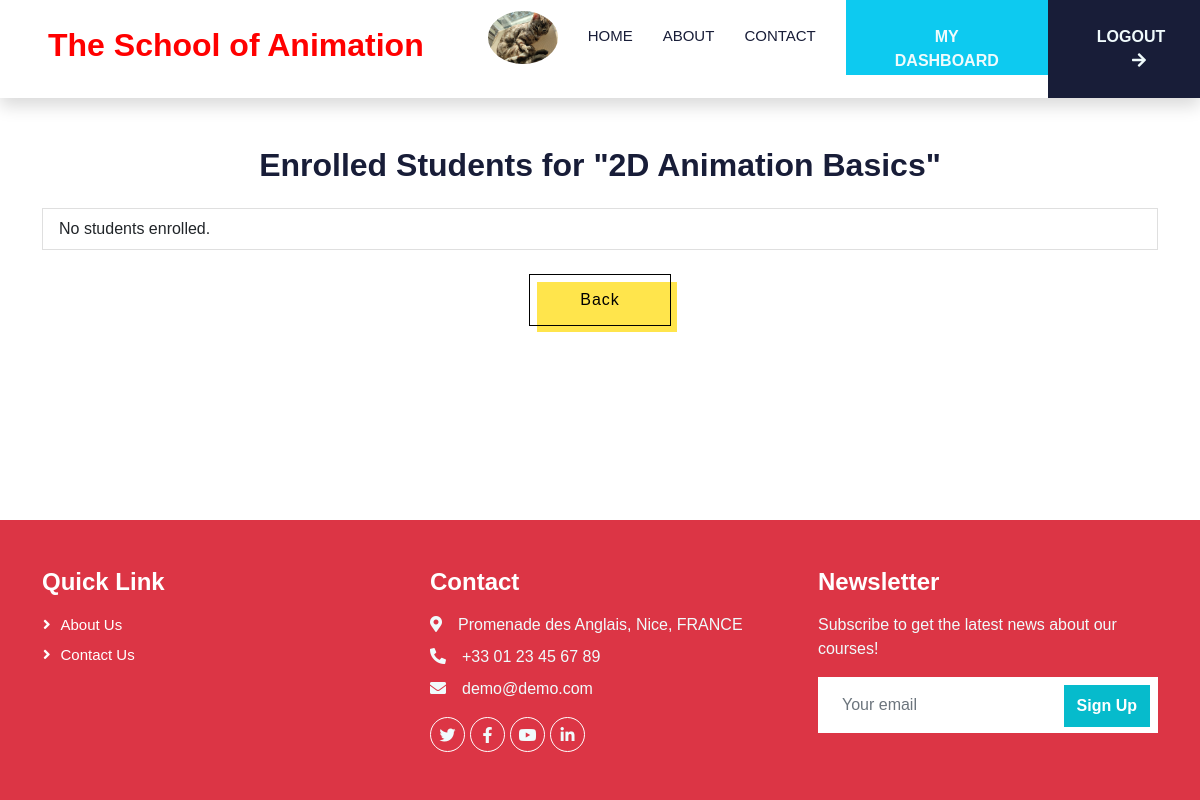
Screenshot of /course/1/students/ (signed in) with the database file from the repository.
### users/models.py (models this page shows)
class User(AbstractUser):
    first_name = models.CharField(max_length=30)
    last_name = models.CharField(max_length=30)
    email = models.EmailField(unique=True)
    is_student = models.BooleanField('student',default=False)
    is_teacher = models.BooleanField('teacher',default=False)
    avatar = models.ImageField(upload_to='avatar/')

### elearning/models.py (models this page shows, shortened)
class Course(models.Model):
    title = models.CharField(max_length=100)
    description = models.TextField()
    instructor = models.ForeignKey(settings.AUTH_USER_MODEL, on_delete=models.CASCADE, related_name='courses_taught')
    pdf_material = models.FileField(upload_to='course_materials/pdf', blank=True, null=True)
    video_material = models.FileField(upload_to='course_materials/videos', blank=True, null=True)
    image_material = models.ImageField(upload_to='course_materials/images', blank=True, null=True)

### elearning/views.py (the view)
# urls.py: path('course/<int:course_id>/students/', views.course_students, name='course_students'),
@user_passes_test(is_teacher)
def course_students(request, course_id):
    course = get_object_or_404(Course, id=course_id)
    enrolled_students = Enrollment.objects.filter(course=course).select_related('student')
    return render(request, 'elearning/course_students.html', {'course': course, 'enrolled_students': enrolled_students})

### elearning/views.py (called while the page is built)
def is_teacher(user):
    return user.is_teacher

### templates/elearning/course_students.html (shortened to what this page needs)
{% extends 'staticpages/base.html' %}
{% load static %}
{% block body %}
<main class="container mt-5">
    <h2 class="text-center mb-4">Enrolled Students for "{{ course.title }}"</h2>
    <ul class="list-group">
        {% for enrollment in enrolled_students %}
            <li class="list-group-item d-flex justify-content-between align-items-center">
                <span>{{ enrollment.student.first_name }} {{ enrollment.student.last_name }}</span>
                <form action="{% url 'remove_student' course_id=enrollment.course_id student_id=enrollment.student_id %}" method="post">
                    {% csrf_token %}
                    <button type="submit" class="btn btn-danger">Remove</button>
                </form>
            </li>
        {% empty %}
            <li class="list-group-item">No students enrolled.</li>
        {% endfor %}
    </ul>
    <div class="text-center mt-4">
        <button type="submit" class="button-52" role="button"><a href="{% url 'courses_list' %}" style="color: black";>Back</a></button>
    </div>
</main>
{% endblock %}

### templates/staticpages/base.html (shortened to what this page needs)
{% load static %}
<!DOCTYPE html>
<html lang="en" dir="ltr">
    <head>
        <link href="https://cdnjs.cloudflare.com/ajax/libs/font-awesome/5.10.0/css/all.min.css" rel="stylesheet">
        <link href="{% static 'css/bootstrap.min.css' %}" rel="stylesheet">
        <link href="{% static 'css/custom.css' %}" rel="stylesheet">
        <link href="{% static 'css/style.css' %}" rel="stylesheet">
        <link href="{% static 'css/buttons.css' %}" rel="stylesheet">
    </head>
    <body class="d-flex flex-column min-vh-100">
        <nav class="navbar navbar-expand-lg custom-red navbar-light shadow sticky-top p-0">
            <a href="{% url 'homepage' %}" class="navbar-brand d-flex align-items-center px-4 px-lg-5">
                <h2 class="white-text">The School of Animation</h2>
            </a>
            <div class="navbar-collapse">
                <div class="navbar-nav ms-auto p-4 p-lg-0">
                    {% if user.is_authenticated %}
                    <ul class="navbar-nav ml-auto">
                        <li class="nav-link navbar-brand d-flex align-items-center">
                            <a href="{% url 'view_profile' %}">
                                {% if user.avatar %}
                                    <img src="{{ user.avatar.url }}" class="rounded-circle" width="70">
                                {% else %}
                                    <img src="{% static 'images/cat.png' %}" class="rounded-circle" width="70">
                                {% endif %}
                            </a>
                        </li>
                    </ul>
                    {% endif %}
                    <a class="nav-link" href="{% url 'homepage' %}">Home</a>
                    <a class="nav-link" href="{% url 'about' %}">About</a>
                    <a class="nav-link" href="{% url 'contact' %}">Contact</a>
                    {% if user.is_authenticated and user.is_teacher%}
                    <a class="btn bg-info text-light py-4 px-lg-5 d-none d-lg-block" href="{% url 'dashboard_teacher' %}">MY DASHBOARD</a>
                    {% endif %}
                    {% if user.is_authenticated %}
                    <form action="{% url 'logout' %}" method="post">
                        <button type="submit" class="btn bg-dark text-light py-4 px-lg-5 d-none d-lg-block">LOGOUT<i class="fa fa-arrow-right ms-3"></i></button>
                    </form>
                    {% else %}
                    <a href="{% url 'login' %}" class="btn bg-warning text-black py-4 px-lg-5 d-none d-lg-block">LOGIN<i class="fa fa-arrow-right ms-3"></i></a>
                    <a href="{% url 'register' %}" class="btn bg-success text-light py-4 px-lg-5 d-none d-lg-block">REGISTER<i class="fa fa-arrow-right ms-3"></i></a>
                    {% endif %}
                </div>
            </div>
        </nav>
        {% block body %}
        {% endblock %}
        <footer class="mt-auto">
            <div class="container-fluid bg-danger text-light footer wow fadeIn" data-wow-delay="0.1s">
                <div class="container py-5">
                    <div class="row g-5">
                        <div class="col-lg-4 col-md-6">
                            <h4 class="text-white mb-3">Quick Link</h4>
                            <a class="btn btn-link" href="{% url 'about' %}">About Us</a>
                            <a class="btn btn-link" href="{% url 'contact' %}">Contact Us</a>
                        </div>
                        <div class="col-lg-4 col-md-6">
                            <h4 class="text-white mb-3">Contact</h4>
                            <p class="mb-2"><i class="fa fa-map-marker-alt me-3"></i>Promenade des Anglais, Nice, FRANCE</p>
                            <p class="mb-2"><i class="fa fa-phone-alt me-3"></i>+33 01 23 45 67 89</p>
                            <p class="mb-2"><i class="fa fa-envelope me-3"></i>demo@demo.com</p>
                            <div class="d-flex pt-2">
                                <a class="btn btn-outline-light btn-social" href="https://twitter.com/"><i class="fab fa-twitter"></i></a>
                                <a class="btn btn-outline-light btn-social" href="https://facebook.com/"><i class="fab fa-facebook-f"></i></a>
                                <a class="btn btn-outline-light btn-social" href="https://www.youtube.com/@minnie_"><i class="fab fa-youtube"></i></a>
                                <a class="btn btn-outline-light btn-social" href="https://linkedin.com/"><i class="fab fa-linkedin-in"></i></a>
                            </div>
                        </div>
                        <div class="col-lg-4 col-md-6">
                            <h4 class="text-white mb-3">Newsletter</h4>
                            <p>Subscribe to get the latest news about our courses!</p>
                            <div class="position-relative mx-auto" style="max-width: 400px;">
                                <input class="form-control border-0 w-100 py-3 ps-4 pe-5" type="text" placeholder="Your email">
                                <button type="button" class="btn btn-primary py-2 position-absolute top-0 end-0 mt-2 me-2">Sign Up</button>
                            </div>
                        </div>
                    </div>
                </div>
            </div>
        </footer>
    </body>
</html>

### static/css/custom.css (style rules this page uses)
.custom-red { background-color: white; }
.white-text { color: red; font-family: 'Minya Nouvelle Regular', sans-serif; }

### static/css/style.css (style rules this page uses)
:root { --primary: #06BBCC; --light: #F0FBFC; --dark: #181d38; }
.btn { font-family: 'Nunito', sans-serif; font-weight: 600; transition: .5s; }
.btn.btn-primary, .btn.btn-secondary { color: #FFFFFF; }
.navbar-light .navbar-nav .nav-link { margin-right: 30px; padding: 25px 0; color: #FFFFFF; font-size: 15px; text-transform: uppercase; outline: none; }
.navbar-light .navbar-brand, .navbar-light a.btn { height: 75px; }
.navbar-light .navbar-nav .nav-link { color: var(--dark); font-weight: 500; }
.navbar-light.sticky-top { top: -100px; transition: .5s; }
.footer .btn.btn-social { margin-right: 5px; width: 35px; height: 35px; display: flex; align-items: center; justify-content: center; color: var(--light); font-weight: normal; border: 1px solid #FFFFFF; border-radius: 35px; transition: .3s; }
.footer .btn.btn-link { display: block; margin-bottom: 5px; padding: 0; text-align: left; color: #FFFFFF; font-size: 15px; font-weight: normal; text-transform: capitalize; transition: .3s; }
.footer .btn.btn-link::before { position: relative; content: "\f105"; font-family: "Font Awesome 5 Free"; font-weight: 900; margin-right: 10px; }

### static/css/buttons.css (style rules this page uses)
.button-52 { font-size: 16px; font-weight: 200; letter-spacing: 1px; padding: 13px 20px 13px; outline: 0; border: 1px solid black; cursor: pointer; position: relative; background-color: rgba(0, 0, 0, 0); user-select: none; -webkit-user-select: none; touch-action: manipulation; }
.button-52:after { content: ""; background-color: #ffe54c; width: 100%; z-index: -1; position: absolute; height: 100%; top: 7px; left: 7px; transition: 0.2s; }
@media (min-width: 768px) { .button-52 { padding: 13px 50px 13px; } }

### rows the page displays
User: avatar (picture)
Course: title "2D Animation Basics"
